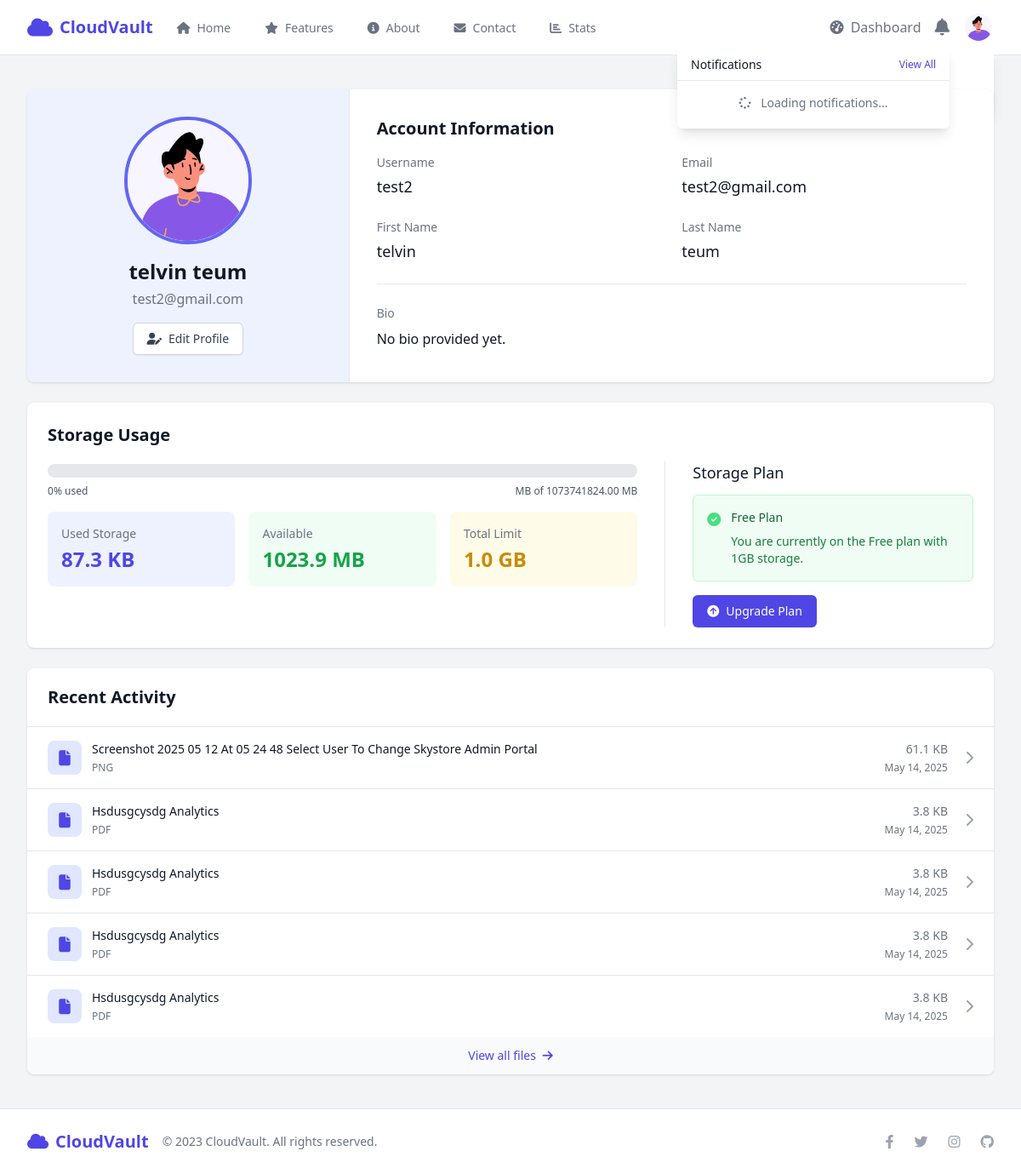
Page /accounts/profile/ (signed in) on the earlier database version.
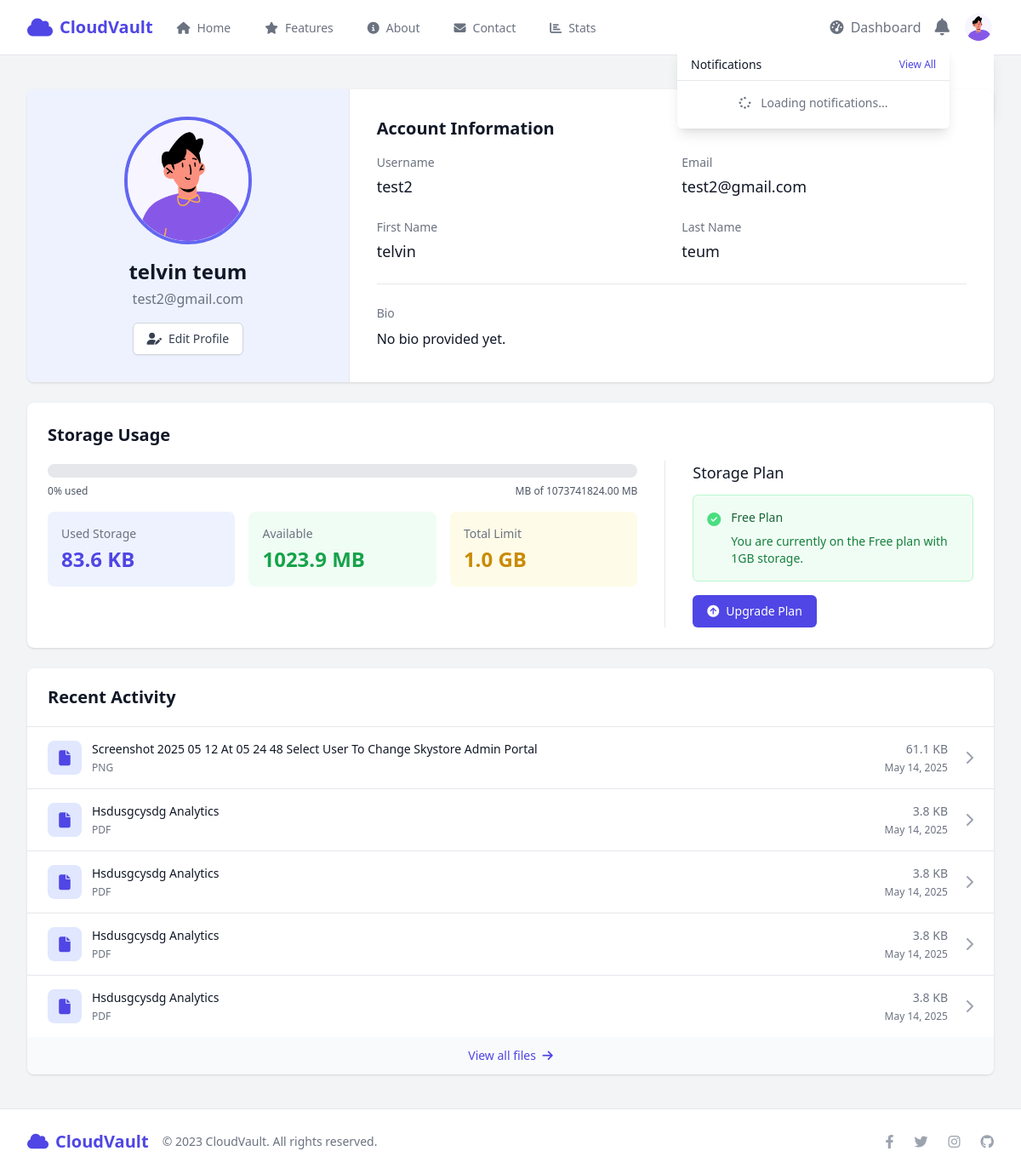
Same page on the later database version.
### accounts/models.py (models this page shows, shortened)
class UserProfile(models.Model):
    user = models.OneToOneField(User, on_delete=models.CASCADE, related_name='profile')
    avatar = models.ImageField(upload_to=get_profile_image_path, default='profile_images/default.png')
    bio = models.TextField(max_length=500, blank=True)
    storage_used = models.BigIntegerField(default=0)  # Used storage in bytes
    storage_limit = models.BigIntegerField(default=1073741824)  # Default 1GB limit (in bytes)
    storage_limit_enforced = models.BooleanField(default=True)  # Whether to enforce storage limits
    last_storage_update = models.DateTimeField(auto_now=True)  # Track when storage was last updated
    def get_storage_usage_percentage(self):
        if self.storage_limit == 0:
            return 0
        return min(100, int((self.storage_used / self.storage_limit) * 100))
    def get_readable_storage_used(self):
        size = self.storage_used
        for unit in ['B', 'KB', 'MB', 'GB']:
            if size < 1024 or unit == 'GB':
                return f"{size:.1f} {unit}"
            size /= 1024
    def get_readable_storage_limit(self):
        size = self.storage_limit
        for unit in ['B', 'KB', 'MB', 'GB']:
            if size < 1024 or unit == 'GB':
                return f"{size:.1f} {unit}"
            size /= 1024
    def get_available_storage_readable(self):
        available = max(0, self.storage_limit - self.storage_used)
        size = available
        for unit in ['B', 'KB', 'MB', 'GB']:
            if size < 1024 or unit == 'GB':
                return f"{size:.1f} {unit}"
            size /= 1024

### files/models.py (models this page shows, shortened)
class FileItem(models.Model):
    user = models.ForeignKey(User, on_delete=models.CASCADE, related_name='files')
    title = models.CharField(max_length=255)
    description = models.TextField(blank=True, null=True)
    file = models.FileField(upload_to=get_file_path)
    file_size = models.BigIntegerField(default=0)  # Size in bytes
    category = models.ForeignKey(FileCategory, on_delete=models.SET_NULL, null=True, blank=True)
    folder = models.ForeignKey(Folder, on_delete=models.CASCADE, null=True, blank=True, related_name='files')
    is_favorite = models.BooleanField(default=False)
    is_public = models.BooleanField(default=False)
    created_at = models.DateTimeField(default=timezone.now)
    updated_at = models.DateTimeField(auto_now=True)
    deleted_at = models.DateTimeField(null=True, blank=True)  # For soft delete/trash functionality
    view_count = models.IntegerField(default=0)
    download_count = models.IntegerField(default=0)
    class Meta:
        ordering = ['-updated_at']
    def extension(self):
        return os.path.splitext(self.file.name)[1][1:].upper()
    def get_readable_file_size(self):
        return FileItem.get_readable_size(self.file_size)
    @classmethod
    def get_readable_size(cls, size_in_bytes):
        size = size_in_bytes
        for unit in ['B', 'KB', 'MB', 'GB']:
            if size < 1024 or unit == 'GB':
                return f"{size:.1f} {unit}"
            size /= 1024

### accounts/views.py (the view)
# urls.py: path('profile/', views.profile, name='profile'),
@login_required
def profile(request):
    storage_used = FileItem.objects.filter(user=request.user).aggregate(Sum('file_size'))['file_size__sum'] or 0
    profile = request.user.profile
    profile.storage_used = storage_used
    profile.save()
    recent_files = FileItem.objects.filter(user=request.user).order_by('-updated_at')[:5]
    context = {
        'user': request.user,
        'profile': profile,
        'recent_files': recent_files,
    }
    return render(request, 'accounts/profile.html', context)

### templates/accounts/profile.html (shortened to what the changed rows need)
{% extends 'base.html' %}
{% block content %}
<div class="bg-gray-100 min-h-[80vh] py-10">
    <div class="max-w-7xl mx-auto px-4 sm:px-6 lg:px-8">
        <div class="bg-white rounded-lg shadow overflow-hidden mb-6 fade-in">
            <div class="md:flex">
                <div class="md:w-1/3 bg-primary-50 p-8 flex flex-col items-center justify-center border-b md:border-b-0 md:border-r border-gray-200">
                    {% if profile.avatar %}
                        <img src="{{ profile.avatar.url }}" alt="{{ user.username }}" class="avatar-large mb-4">
                    {% else %}
                        <div class="w-32 h-32 rounded-full bg-primary-500 flex items-center justify-center text-white text-4xl mb-4">
                            {{ user.username|first|upper }}
                        </div>
                    {% endif %}
                    <h1 class="text-2xl font-bold text-gray-900 mb-1">{{ user.get_full_name|default:user.username }}</h1>
                    <p class="text-gray-500 mb-4">{{ user.email }}</p>
                    <a href="{% url 'accounts:profile_edit' %}" class="inline-flex items-center px-4 py-2 border border-gray-300 text-sm font-medium rounded-md shadow-sm text-gray-700 bg-white hover:bg-gray-50 focus:outline-none focus:ring-2 focus:ring-offset-2 focus:ring-primary-500">
                        <i class="fas fa-user-edit mr-2"></i> Edit Profile
                    </a>
                </div>
                <div class="md:w-2/3 p-8">
                    <h2 class="text-xl font-semibold text-gray-900 mb-4">Account Information</h2>
                    <div class="border-t border-gray-200 pt-6">
                        <h3 class="text-sm font-medium text-gray-500 mb-2">Bio</h3>
                        <p class="text-gray-900">{{ profile.bio|default:"No bio provided yet." }}</p>
                    </div>
                </div>
            </div>
        </div>
        <div class="bg-white rounded-lg shadow p-6 mb-6 fade-in">
            <h2 class="text-xl font-semibold text-gray-900 mb-4">Storage Usage</h2>
            <div class="flex flex-col md:flex-row items-center md:items-start">
                <div class="w-full md:w-2/3 pr-0 md:pr-8">
                    <div class="mb-4">
                        <div class="flex justify-between text-xs text-gray-600">
                            <span>{{ profile.get_storage_usage_percentage }}% used</span>
                            <span>{{ profile.get_storage_used|floatformat:2 }} MB of {{ profile.storage_limit|floatformat:2 }} MB</span>
                        </div>
                    </div>
                    <div class="grid grid-cols-1 md:grid-cols-3 gap-4">
                        <div class="p-4 bg-primary-50 rounded-lg stat-card">
                            <h3 class="text-sm font-medium text-gray-500 mb-1">Used Storage</h3>
                            <p class="text-2xl font-bold text-primary-600">{{ profile.get_readable_storage_used }}</p>
                        </div>
                        <div class="p-4 bg-green-50 rounded-lg stat-card">
                            <h3 class="text-sm font-medium text-gray-500 mb-1">Available</h3>
                            <p class="text-2xl font-bold text-green-600">{{ profile.get_available_storage_readable }}</p>
                        </div>
                        <div class="p-4 bg-yellow-50 rounded-lg stat-card">
                            <h3 class="text-sm font-medium text-gray-500 mb-1">Total Limit</h3>
                            <p class="text-2xl font-bold text-yellow-600">{{ profile.get_readable_storage_limit }}</p>
                        </div>
                    </div>
                </div>
            </div>
        </div>
        <div class="bg-white rounded-lg shadow overflow-hidden fade-in">
            <div class="px-6 py-5 border-b border-gray-200">
                <h2 class="text-xl font-semibold text-gray-900">Recent Activity</h2>
            </div>
            {% if recent_files %}
            <ul class="divide-y divide-gray-200">
                {% for file in recent_files %}
                <li class="hover:bg-gray-50">
                    <a href="{% url 'files:file_detail' file.id %}" class="block hover:bg-gray-50">
                        <div class="px-6 py-4 flex items-center">
                            <div class="w-10 h-10 flex-shrink-0 mr-3 rounded-lg bg-{{ file.category.color|default:'primary-100' }} flex items-center justify-center text-{{ file.category.color|default:'primary-600' }}">
                                <i class="fas fa-{{ file.category.icon|default:'file' }} text-lg"></i>
                            </div>
                            <div class="min-w-0 flex-1">
                                <div class="flex justify-between text-sm">
                                    <p class="font-medium text-gray-900 truncate">{{ file.title }}</p>
                                    <p class="ml-2 flex-shrink-0 text-gray-500">{{ file.get_readable_file_size }}</p>
                                </div>
                                <div class="flex justify-between text-xs mt-1">
                                    <p class="text-gray-500">
                                        <span class="uppercase font-medium">{{ file.extension }}</span>
                                    </p>
                                    <p class="text-gray-500">{{ file.updated_at|date:"M d, Y" }}</p>
                                </div>
                            </div>
                            <div class="ml-5">
                                <i class="fas fa-chevron-right text-gray-400"></i>
                            </div>
                        </div>
                    </a>
                </li>
                {% endfor %}
            </ul>
            {% endif %}
        </div>
    </div>
</div>
{% endblock %}

Differences in the rows shown:
changed UserProfile "1023.9 MB": get_readable_storage_used "87.3 KB" → "83.6 KB"
